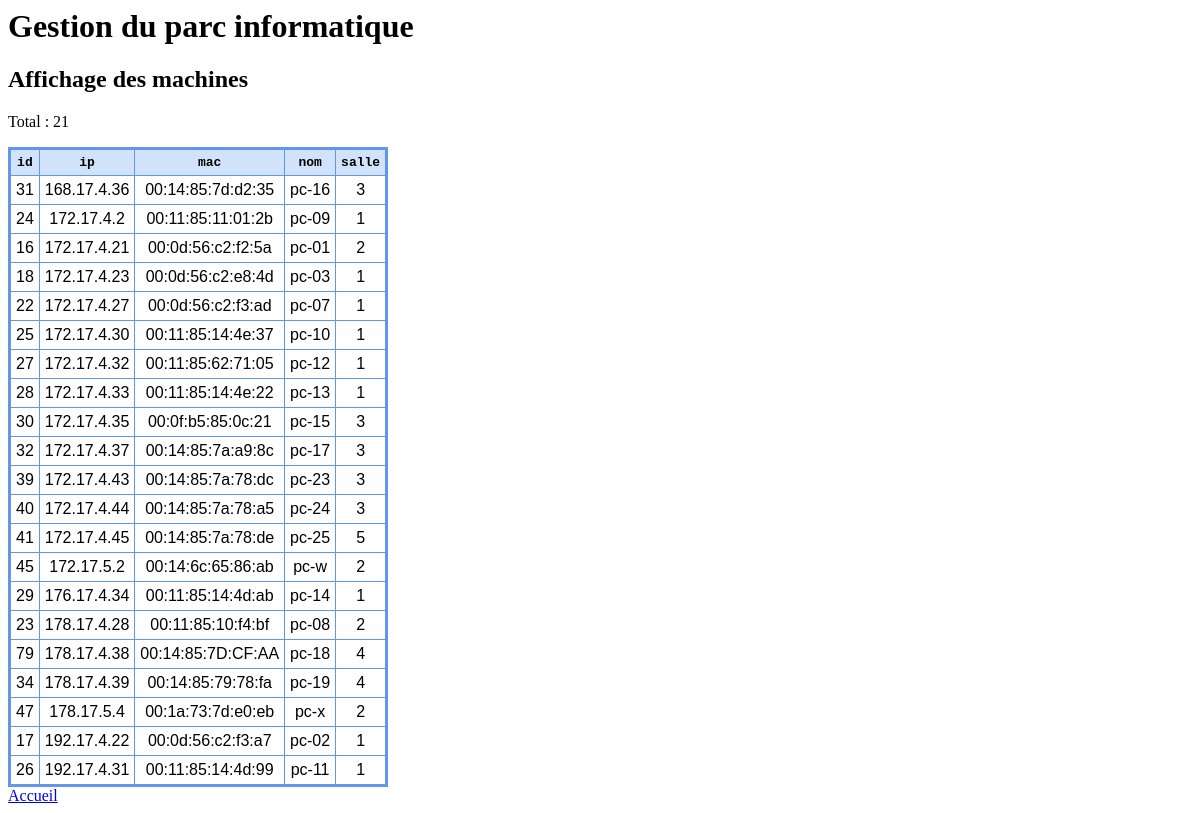
Page /liste.php on the committed database.
### tables this page shows
CREATE TABLE IF NOT EXISTS `ordinateurs` (
  `id` int(11) NOT NULL AUTO_INCREMENT,
  `ip` char(15) NOT NULL,
  `mac` char(17) NOT NULL,
  `nom` char(15) NOT NULL,
  `salle` int(11) NOT NULL,
  PRIMARY KEY (`id`)
);

### OrdinateurManager.class.php (called while the page is built, shortened)
<?php
include ("./Ordinateur.class.php");
class OrdinateurManager {
    private $connexionDB;
    public function __construct($connexionDB) {
        $this->connexionDB = $connexionDB;
    }
    public function listerLesOrdinateurs() {
        $requete = "select * from ordinateurs order by ip asc";
        return $this->listerOrdinateursDepuisCetteRequete($requete);
    }
    private function listerOrdinateursDepuisCetteRequete($requete) {
        $listeOrdinateurs = array();
        try {
            $reponse = $this->connexionDB->query($requete);
            while (($ligneReponse = $reponse->fetch())) {
                $ordinateur = new Ordinateur($ligneReponse['id'], $ligneReponse['ip'], $ligneReponse['mac'], $ligneReponse['nom'], $ligneReponse['salle']);
                array_push($listeOrdinateurs, $ordinateur);
            }
        } catch (PDOException $ex) {
            echo '<pre>Erreur : ' . $ex.getMessage() . '</pre>';
        }
        return $listeOrdinateurs;
    }
}

### Ordinateur.class.php (called while the page is built)
<?php
class Ordinateur {
    private $id;
    private $ip;
    private $adresseMac;
    private $nom;
    private $salle;
    public function __construct($id, $ip, $adresseMac, $nom, $salle) {
        $this->id = $id;
        $this->ip = $ip;
        $this->adresseMac = $adresseMac;
        $this->nom = $nom;
        $this->salle = $salle;
    }
    public function getId() {
        return $this->id;
    }
    public function getIp() {
        return $this->ip;
    }
    public function getAdresseMac() {
        return $this->adresseMac;
    }
    public function getNom() {
        return $this->nom;
    }
    public function getSalle() {
        return $this->salle;
    }
}

### liste.php (the view, shortened to what this page needs)
<?php
    include ("./OrdinateurManager.class.php");
    echo '<h2>Affichage des machines</h2>';
    $connexionDB = new PDO("mysql:host=localhost;dbname=parc", "root", "");
    $managerOrdinateurs = new OrdinateurManager($connexionDB);
    $listeOrdinateurs = $managerOrdinateurs->listerLesOrdinateurs();
    $nombreDOrdinateurs = count($listeOrdinateurs);
    echo '<p>Total : ' . $nombreDOrdinateurs . '</p>';
    echo '<table>'
            . '<tr>'
                . '<th>id</th>'
                . '<th>ip</th>'
                . '<th>mac</th>'
                . '<th>nom</th>'
                . '<th>salle</th>'
            . '</tr>';
    if ($nombreDOrdinateurs > 0) {
        foreach ($listeOrdinateurs as $ordinateur) {
            echo '
            <tr>
                <td>' . $ordinateur->getId() . '</td>
                <td>' . $ordinateur->getIp() . '</td>
                <td>' . $ordinateur->getAdresseMac() . '</td>
                <td>' . $ordinateur->getNom() . '</td>
                <td>' . $ordinateur->getSalle() . '</td>
            </tr>';
        }
    }
    echo '</table>';

### css/style.css (style rules this page uses)
table { border: medium solid #6495ed; border-collapse: collapse; }
th { font-family: monospace; border: thin solid #6495ed; padding: 5px; background-color: #D0E3FA; }
td { font-family: sans-serif; border: thin solid #6495ed; padding: 5px; text-align: center; background-color: #ffffff; }

### rows in the picture
ordinateurs: id "31", ip "168.17.4.36", mac "00:14:85:7d:d2:35", nom "pc-16", salle "3"
ordinateurs: id "24", ip "172.17.4.2", mac "00:11:85:11:01:2b", nom "pc-09", salle "1"
ordinateurs: id "16", ip "172.17.4.21", mac "00:0d:56:c2:f2:5a", nom "pc-01", salle "2"
ordinateurs: id "18", ip "172.17.4.23", mac "00:0d:56:c2:e8:4d", nom "pc-03", salle "1"
ordinateurs: id "22", ip "172.17.4.27", mac "00:0d:56:c2:f3:ad", nom "pc-07", salle "1"
ordinateurs: id "25", ip "172.17.4.30", mac "00:11:85:14:4e:37", nom "pc-10", salle "1"
ordinateurs: id "27", ip "172.17.4.32", mac "00:11:85:62:71:05", nom "pc-12", salle "1"
ordinateurs: id "28", ip "172.17.4.33", mac "00:11:85:14:4e:22", nom "pc-13", salle "1"
ordinateurs: id "30", ip "172.17.4.35", mac "00:0f:b5:85:0c:21", nom "pc-15", salle "3"
ordinateurs: id "32", ip "172.17.4.37", mac "00:14:85:7a:a9:8c", nom "pc-17", salle "3"
ordinateurs: id "39", ip "172.17.4.43", mac "00:14:85:7a:78:dc", nom "pc-23", salle "3"
ordinateurs: id "40", ip "172.17.4.44", mac "00:14:85:7a:78:a5", nom "pc-24", salle "3"
ordinateurs: id "41", ip "172.17.4.45", mac "00:14:85:7a:78:de", nom "pc-25", salle "5"
ordinateurs: id "45", ip "172.17.5.2", mac "00:14:6c:65:86:ab", nom "pc-w", salle "2"
ordinateurs: id "29", ip "176.17.4.34", mac "00:11:85:14:4d:ab", nom "pc-14", salle "1"
ordinateurs: id "23", ip "178.17.4.28", mac "00:11:85:10:f4:bf", nom "pc-08", salle "2"
ordinateurs: id "79", ip "178.17.4.38", mac "00:14:85:7D:CF:AA", nom "pc-18", salle "4"
ordinateurs: id "34", ip "178.17.4.39", mac "00:14:85:79:78:fa", nom "pc-19", salle "4"
ordinateurs: id "47", ip "178.17.5.4", mac "00:1a:73:7d:e0:eb", nom "pc-x", salle "2"
ordinateurs: id "17", ip "192.17.4.22", mac "00:0d:56:c2:f3:a7", nom "pc-02", salle "1"
ordinateurs: id "26", ip "192.17.4.31", mac "00:11:85:14:4d:99", nom "pc-11", salle "1"

### other values in the picture
$nombreDOrdinateurs "21"
